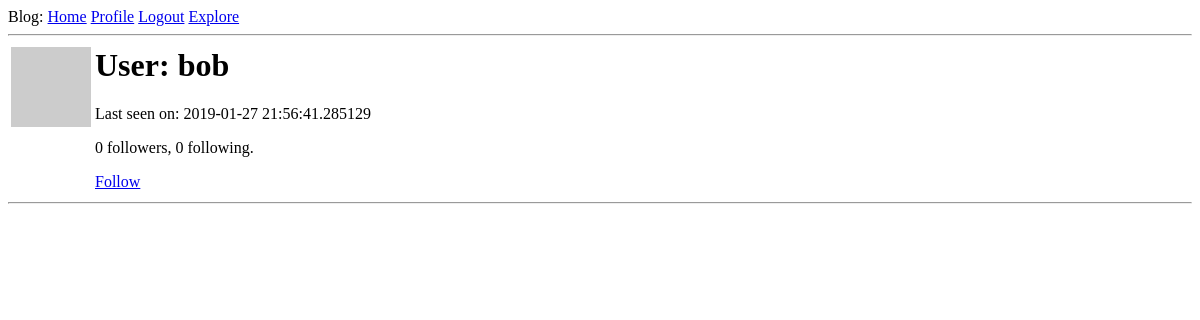
The page /user/bob (signed in) on the database as committed earlier.
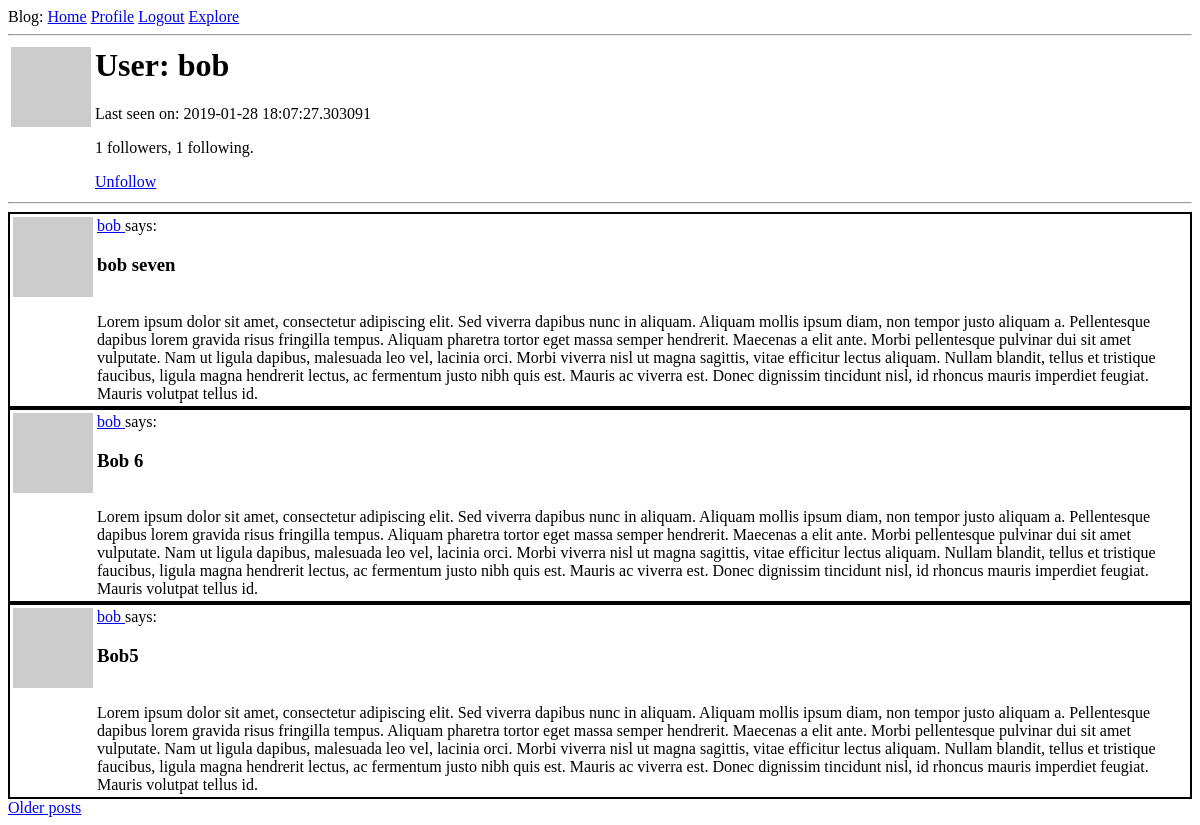
The same page on the database as committed later.
### app/models.py (models this page shows, shortened)
class User(UserMixin, db.Model):
    id = db.Column(db.Integer, primary_key=True)
    username = db.Column(db.String(64), index=True, unique=True)
    email = db.Column(db.String(120), index=True, unique=True)
    password_hash = db.Column(db.String(128))
    posts = db.relationship('Post', backref='author', lazy='dynamic')
    about_me = db.Column(db.String(140))
    last_seen = db.Column(db.DateTime, default=datetime.utcnow)
    followed = db.relationship(
        'User', secondary=followers,
        primaryjoin=(followers.c.follower_id == id),
        secondaryjoin=(followers.c.followed_id == id),
        backref=db.backref('followers', lazy='dynamic'), lazy='dynamic'
    )
    def avatar(self, size):
        digest = md5(self.email.lower().encode('utf-8')).hexdigest()
        return 'https://www.gravatar.com/avatar/{}?d=identicon&s={}'.format(
            digest, size)
    def is_following(self, user):
        return self.followed.filter(
            followers.c.followed_id == user.id).count() > 0

class Post(db.Model):
    id = db.Column(db.Integer, primary_key=True)
    title = db.Column(db.String(140))
    body = db.Column(db.String(1000))
    timestamp = db.Column(db.DateTime, index=True, default=datetime.utcnow)
    user_id = db.Column(db.Integer, db.ForeignKey('user.id'))

### app/routes.py (the view)
@app.route('/user/<username>')
@login_required
def user(username):
    user = User.query.filter_by(username=username).first_or_404()
    page = request.args.get('page', 1, type=int)
    posts = user.posts.order_by(Post.timestamp.desc()).paginate(page, app.config['POSTS_PER_PAGE'], False)
    next_url = url_for('user', username=user.username, page=posts.next_num) if posts.has_next else None
    prev_url = url_for('user', username=user.username, page=posts.prev_num) if posts.has_prev else None
    return render_template('user.html', user=user, posts=posts.items, next_url=next_url, prev_url=prev_url)

### app/models.py (called while the page is built)
@login.user_loader
def load_user(id):
    return User.query.get(int(id))

### app/routes.py (called while the page is built)
@app.before_request
def before_request():
    if current_user.is_authenticated:
        current_user.last_seen = datetime.utcnow()
        db.session.commit()

### app/templates/user.html (shortened to what this page needs)
{% extends "base.html" %}
{% block content %}
  <table>
    <tr valign="top">
      <td><img src="{{ user.avatar(128) }}"></td>
      <td>
        <h1>User: {{ user.username }}</h1>
        {% if user.last_seen %}<p>Last seen on: {{ user.last_seen }}</p>{% endif %}
        <p>{{ user.followers.count() }} followers, {{ user.followed.count() }} following.</p>
        {% if user == current_user %}
        <p><a href="{{ url_for('edit_profile') }}">Edit your profile</a></p>
        {% elif not current_user.is_following(user) %}
        <p><a href="{{ url_for('follow', username=user.username) }}">Follow</a></p>
        {% else %}
        <p><a href="{{ url_for('unfollow', username=user.username) }}">Unfollow</a></p>
        {% endif %}
      </td>
    </tr>
  </table>
  <hr>
  {% for post in posts %}
    {% include '_post.html' %}
  {% endfor %}
  {% if next_url %}
  <a href="{{ next_url }}">Older posts</a>
  {% endif %}
{% endblock %}

### app/templates/_post.html
<table style="border: 2px solid black;">
  <tr valign="top">
    <td><img src="{{ post.author.avatar(36) }}"></td>
    <td>
      <a href="{{ url_for('user', username=post.author.username) }}">
        {{ post.author.username }}
      </a>
      says: <h3>{{ post.title }}</h3><br>{{ post.body }}
    </td>
  </tr>
</table>

Rows that differ between the two databases and show on the page:
changed User "bob": last_seen "2019-01-27 21:56:41.285129" → "2019-01-28 18:07:27.303091"
added Post: author.username "bob", title "bob seven", body "Lorem ipsum dolor sit amet, consectetur adipiscing elit. Sed viverra dapibus nunc in aliquam. Aliquam mollis ipsum diam, non tempor justo aliquam a. Pellentesque dapibus lorem gravida risus fringilla tempus. Aliquam pharetra tortor eget massa semper hendrerit. Maecenas a elit ante. Morbi pellentesque pulvinar dui sit amet vulputate. Nam ut ligula dapibus, malesuada leo vel, lacinia orci. Morbi viverra nisl ut magna sagittis, vitae efficitur lectus aliquam. Nullam blandit, tellus et tristique faucibus, ligula magna hendrerit lectus, ac fermentum justo nibh quis est. Mauris ac viverra est. Donec dignissim tincidunt nisl, id rhoncus mauris imperdiet feugiat. Mauris volutpat tellus id."
added Post: author.username "bob", title "Bob 6", body "Lorem ipsum dolor sit amet, consectetur adipiscing elit. Sed viverra dapibus nunc in aliquam. Aliquam mollis ipsum diam, non tempor justo aliquam a. Pellentesque dapibus lorem gravida risus fringilla tempus. Aliquam pharetra tortor eget massa semper hendrerit. Maecenas a elit ante. Morbi pellentesque pulvinar dui sit amet vulputate. Nam ut ligula dapibus, malesuada leo vel, lacinia orci. Morbi viverra nisl ut magna sagittis, vitae efficitur lectus aliquam. Nullam blandit, tellus et tristique faucibus, ligula magna hendrerit lectus, ac fermentum justo nibh quis est. Mauris ac viverra est. Donec dignissim tincidunt nisl, id rhoncus mauris imperdiet feugiat. Mauris volutpat tellus id."
added Post: author.username "bob", title "Bob5", body "Lorem ipsum dolor sit amet, consectetur adipiscing elit. Sed viverra dapibus nunc in aliquam. Aliquam mollis ipsum diam, non tempor justo aliquam a. Pellentesque dapibus lorem gravida risus fringilla tempus. Aliquam pharetra tortor eget massa semper hendrerit. Maecenas a elit ante. Morbi pellentesque pulvinar dui sit amet vulputate. Nam ut ligula dapibus, malesuada leo vel, lacinia orci. Morbi viverra nisl ut magna sagittis, vitae efficitur lectus aliquam. Nullam blandit, tellus et tristique faucibus, ligula magna hendrerit lectus, ac fermentum justo nibh quis est. Mauris ac viverra est. Donec dignissim tincidunt nisl, id rhoncus mauris imperdiet feugiat. Mauris volutpat tellus id."
Other text that changed with them:
{{ user.followers.count() }}: "0" → "1"
{{ user.followed.count() }}: "0" → "1"
text no longer shown: "Follow"
text now shown: "Unfollow Older posts"
